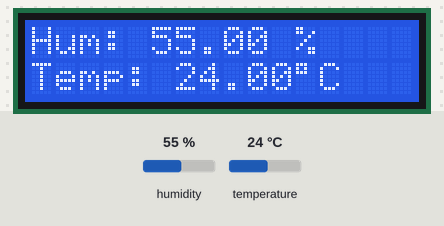
This sketch was run on a simulated Arduino Uno, built with avr-gcc and run on an emulated ATmega328P. Shown: 16×2 character LCD. The test bench sets the inputs (shaded band); at power-on: humidity 55 %, temperature 24 °C. What the sketch prints to the serial monitor is not drawn.

Above: at 2.7 s.
2.8 s: humidity set to 22 %
At 5.2 s:
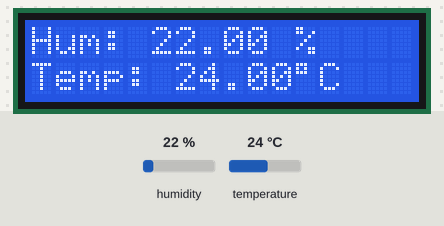
5.8 s: temperature set to 12 °C
At 6.8 s:
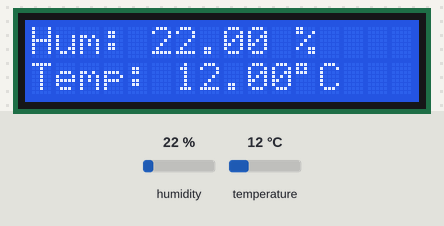
12.2 s: humidity set to 40 %
At 12.7 s:
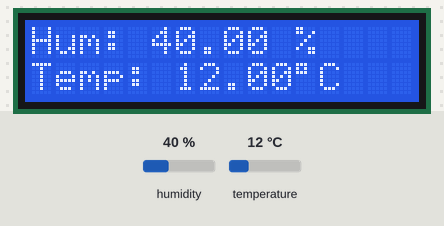
15.2 s: temperature set to 19 °C
At 17.1 s:
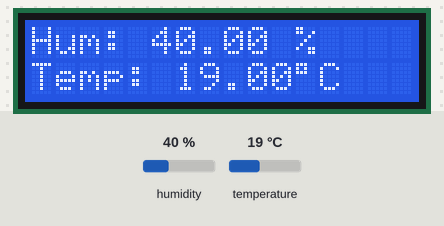
Timing chart, 0 to 18.6 s (numbered marks = the images above; inputs shaded):
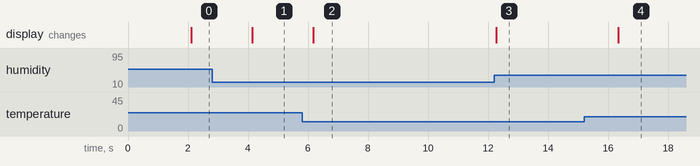

The sketch:

Temperatura.ino
```cpp
#include "DHT.h"
#include <Wire.h>
#include <LiquidCrystal_I2C.h>

LiquidCrystal_I2C lcd(0x27, 16, 2);

#define DHTPIN 2      // El pin donde está conectado el DHT22
#define DHTTYPE DHT22 // Define el tipo de sensor como DHT 22

// Inicializa el sensor DHT.
DHT dht(DHTPIN, DHTTYPE);

void setup() {
  Serial.begin(9600);
  Serial.println(F("DHTxx test!"));

  dht.begin(); // Inicializa el sensor DHT

  lcd.init();
  lcd.backlight();
  lcd.clear();
}

void loop() {
  // Espera 2 segundos entre mediciones.
  delay(2000);

  // Leer la temperatura y humedad.
  float h = dht.readHumidity();
  float t = dht.readTemperature();

  // Revisa si alguna lectura falló.
  if (isnan(h) || isnan(t)) {
    Serial.println(F("Failed to read from DHT sensor!"));
    lcd.clear();
    lcd.setCursor(0, 0);
    lcd.print("Error de Sensor");
    return; // Sale de la función loop
  }

  // Limpia la pantalla para mostrar los nuevos datos.
  lcd.clear();

  // Muestra la humedad en la primera línea.
  lcd.setCursor(0, 0);
  lcd.print("Hum: ");
  lcd.print(h);
  lcd.print(" %");

  // Muestra la temperatura en la segunda línea.
  lcd.setCursor(0, 1);
  lcd.print("Temp: ");
  lcd.print(t);
  lcd.print((char)223); // Caracter para el símbolo de grado (°)
  lcd.print("C");

  Serial.println(F("TEMP:"));
  Serial.println(t);

  Serial.println(F("HUM:"));
  Serial.println(h);
}
```

Measured:
- after the input at 2.8 s, the display: changes after 1.3 s (image 1)
- after the input at 5.8 s, the display: changes after 0.37 s (image 2)
- after the input at 12.2 s, the display: changes after 0.07 s (image 3)
- after the input at 15.2 s, the display: changes after 1.1 s (image 4)
